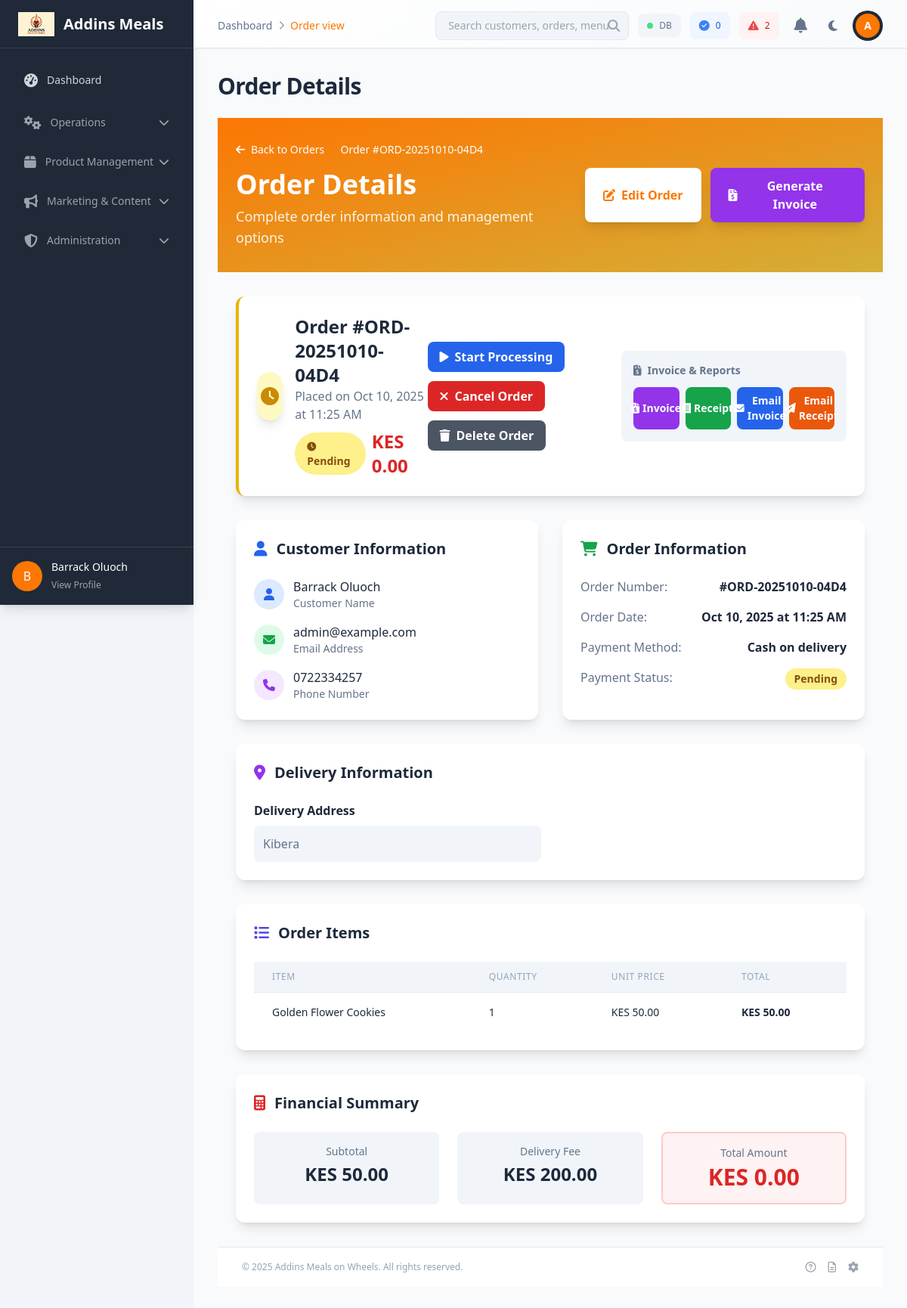
The app's page /admin/order_view.php?id=79 (signed in) with its own data.
### tables this page shows
CREATE TABLE `orders` (
  `id` int(11) NOT NULL,
  `user_id` int(11) NOT NULL,
  `order_number` varchar(50) NOT NULL,
  `customer_name` varchar(255) NOT NULL,
  `customer_email` varchar(255) NOT NULL,
  `customer_phone` varchar(20) NOT NULL,
  `delivery_address` text NOT NULL,
  `delivery_instructions` text DEFAULT NULL,
  `subtotal` decimal(10,2) NOT NULL DEFAULT 0.00,
  `delivery_fee` decimal(10,2) NOT NULL DEFAULT 0.00,
  `total` decimal(10,2) NOT NULL DEFAULT 0.00,
  `payment_method` varchar(50) NOT NULL DEFAULT 'cash_on_delivery',
  `payment_status` enum('pending','confirmed','failed','refunded') NOT NULL DEFAULT 'pending',
  `status` varchar(50) NOT NULL DEFAULT 'pending',
  `created_at` timestamp NOT NULL DEFAULT current_timestamp(),
  `updated_at` timestamp NOT NULL DEFAULT current_timestamp() ON UPDATE current_timestamp()
);

CREATE TABLE `users` (
  `id` int(11) NOT NULL,
  `name` varchar(100) NOT NULL,
  `email` varchar(150) NOT NULL,
  `password` varchar(255) NOT NULL,
  `role` enum('customer','admin','driver','delivery','ambassador') DEFAULT 'customer',
  `created_at` timestamp NOT NULL DEFAULT current_timestamp(),
  `status` enum('active','inactive') NOT NULL DEFAULT 'active',
  `phone` varchar(20) DEFAULT NULL,
  `updated_at` timestamp NOT NULL DEFAULT current_timestamp() ON UPDATE current_timestamp(),
  `created_by` int(11) DEFAULT NULL COMMENT 'ID of the ambassador who referred this user'
);

### admin/order_view.php (the view, shortened to what the rows shown need)
<?php
require_once 'includes/functions.php';
$order_id = (int)$_GET['id'];
$query = "SELECT o.*,
                u.name as customer_name,
                u.email as customer_email,
                u.phone as customer_phone,
                GROUP_CONCAT(oi.item_name SEPARATOR ', ') as item_names,
                GROUP_CONCAT(oi.quantity SEPARATOR ', ') as item_quantities,
                GROUP_CONCAT(oi.price SEPARATOR ', ') as item_prices,
                GROUP_CONCAT(oi.total SEPARATOR ', ') as item_totals,
                COUNT(oi.id) as item_count,
                SUM(oi.total) as subtotal
         FROM orders o
         LEFT JOIN users u ON o.user_id = u.id
         LEFT JOIN order_items oi ON o.id = oi.order_id
         WHERE o.id = :order_id
         GROUP BY o.id";
$params = [':order_id' => $order_id];
try {
    $stmt = $pdo->prepare($query);
    $stmt->execute($params);
    $order = $stmt->fetch(PDO::FETCH_ASSOC);
} catch (PDOException $e) {
    error_log("Error fetching order details: " . $e->getMessage());
    $_SESSION['message'] = ['type' => 'error', 'text' => 'Database error occurred'];
    header('Location: orders.php');
    exit();
}
include 'includes/header.php';
?>
<div class="bg-gradient-to-br from-primary via-primary-dark to-secondary text-white">
    <div class="container mx-auto px-6 py-8">
        <div class="flex flex-col lg:flex-row lg:items-center lg:justify-between">
            <div>
                <nav class="flex items-center space-x-2 text-sm mb-4">
                    <a href="orders.php" class="hover:text-primary transition-colors">
                        <i class="fas fa-arrow-left mr-1"></i> Back to Orders
                    </a>
                    <span class="text-primary">/</span>
                    <span>Order #<?= htmlspecialchars($order['order_number']) ?></span>
                </nav>
                <h1 class="text-3xl md:text-4xl font-bold mb-2">Order Details</h1>
            </div>
        </div>
    </div>
</div>
<div class="container mx-auto px-6 py-8">
    <div class="bg-white rounded-xl shadow-lg p-6 mb-8 border-l-4 <?php
        echo match($order['status']) {
            'pending' => 'border-yellow-500',
            'processing' => 'border-blue-500',
            'confirmed' => 'border-green-500',
            'delivered' => 'border-purple-500',
            'cancelled' => 'border-red-500',
            default => 'border-gray-500'
        };
    ?>">
        <div class="flex flex-col lg:flex-row lg:items-center lg:justify-between">
            <div class="flex items-center space-x-4">
                <div>
                    <h2 class="text-2xl font-bold text-gray-900">Order #<?= htmlspecialchars($order['order_number']) ?></h2>
                    <p class="text-gray-600">Placed on <?= date('M j, Y \a\t g:i A', strtotime($order['created_at'])) ?></p>
                    <div class="flex items-center space-x-2 mt-2">
                        <span class="px-4 py-2 rounded-full text-sm font-semibold <?php
                            echo match($order['status']) {
                                'pending' => 'bg-yellow-200 text-yellow-800',
                                'processing' => 'bg-blue-200 text-blue-800',
                                'confirmed' => 'bg-green-200 text-green-800',
                                'delivered' => 'bg-purple-200 text-purple-800',
                                'cancelled' => 'bg-red-200 text-red-800',
                                default => 'bg-gray-200 text-gray-800'
                            };
                        ?>">
                            <i class="fas fa-<?php
                                echo match($order['status']) {
                                    'pending' => 'clock',
                                    'processing' => 'cog',
                                    'confirmed' => 'check-circle',
                                    'delivered' => 'truck',
                                    'cancelled' => 'times-circle'
                                };
                            ?> mr-2 text-xs"></i>
                            <?php echo ucfirst($order['status']); ?>
                        </span>
                        <span class="text-2xl font-bold text-red-600">
                            KES <?= number_format($order['total_amount'] ?? 0, 2) ?>
                        </span>
                    </div>
                </div>
            </div>
        </div>
    </div>
    <div class="grid grid-cols-1 lg:grid-cols-2 gap-8 mb-8">
        <div class="bg-white rounded-xl shadow-lg p-6">
            <div class="space-y-4">
                <div class="flex items-center space-x-3">
                    <div>
                        <p class="font-medium text-gray-900"><?php echo htmlspecialchars($order['customer_name']); ?></p>
                        <p class="text-sm text-gray-600">Customer Name</p>
                    </div>
                </div>
                <div class="flex items-center space-x-3">
                    <div>
                        <p class="font-medium text-gray-900"><?php echo htmlspecialchars($order['customer_email']); ?></p>
                        <p class="text-sm text-gray-600">Email Address</p>
                    </div>
                </div>
                <div class="flex items-center space-x-3">
                    <div>
                        <p class="font-medium text-gray-900"><?php echo htmlspecialchars($order['customer_phone']); ?></p>
                        <p class="text-sm text-gray-600">Phone Number</p>
                    </div>
                </div>
            </div>
        </div>
        <div class="bg-white rounded-xl shadow-lg p-6">
            <div class="space-y-4">
                <div class="flex justify-between">
                    <span class="text-gray-600">Order Number:</span>
                    <span class="font-semibold text-gray-900">#<?= htmlspecialchars($order['order_number']) ?></span>
                </div>
                <div class="flex justify-between">
                    <span class="text-gray-600">Order Date:</span>
                    <span class="font-semibold text-gray-900"><?php echo date('M j, Y \a\t g:i A', strtotime($order['created_at'])); ?></span>
                </div>
                <div class="flex justify-between">
                    <span class="text-gray-600">Payment Method:</span>
                    <span class="font-semibold text-gray-900"><?php echo ucfirst(str_replace('_', ' ', $order['payment_method'])); ?></span>
                </div>
                <div class="flex justify-between">
                    <span class="text-gray-600">Payment Status:</span>
                    <span class="px-3 py-1 rounded-full text-sm font-semibold <?php
                        echo match($order['payment_status'] ?? 'pending') {
                            'paid' => 'bg-green-200 text-green-800',
                            'pending' => 'bg-yellow-200 text-yellow-800',
                            'failed' => 'bg-red-200 text-red-800',
                            default => 'bg-gray-200 text-gray-800'
                        };
                    ?>">
                        <?php echo ucfirst($order['payment_status'] ?? 'pending'); ?>
                    </span>
                </div>
            </div>
        </div>
    </div>
    <div class="bg-white rounded-xl shadow-lg p-6 mb-8">
        <div class="grid grid-cols-1 md:grid-cols-2 gap-6">
            <div>
                <h4 class="font-semibold text-gray-900 mb-2">Delivery Address</h4>
                <p class="text-gray-700 bg-gray-50 p-3 rounded-lg">
                    <?php echo htmlspecialchars($order['delivery_address']); ?>
                </p>
            </div>
        </div>
    </div>
    <div class="bg-white rounded-xl shadow-lg p-6 mb-8">
        <?php
        $item_names = !empty($order['item_names']) ? explode(', ', $order['item_names']) : [];
        $item_quantities = !empty($order['item_quantities']) ? explode(', ', $order['item_quantities']) : [];
        $item_prices = !empty($order['item_prices']) ? explode(', ', $order['item_prices']) : [];
        $item_totals = !empty($order['item_totals']) ? explode(', ', $order['item_totals']) : [];
        $item_count = count($item_names);
        ?>
        <div class="overflow-x-auto">
            <table class="min-w-full divide-y divide-gray-200">
                <thead class="bg-gray-50">
                    <tr>
                        <th class="px-6 py-3 text-left text-xs font-medium text-gray-500 uppercase tracking-wider">Item</th>
                        <th class="px-6 py-3 text-left text-xs font-medium text-gray-500 uppercase tracking-wider">Quantity</th>
                        <th class="px-6 py-3 text-left text-xs font-medium text-gray-500 uppercase tracking-wider">Unit Price</th>
                        <th class="px-6 py-3 text-left text-xs font-medium text-gray-500 uppercase tracking-wider">Total</th>
                    </tr>
                </thead>
                <tbody class="bg-white divide-y divide-gray-200">
                    <?php if ($item_count > 0): ?>
                        <?php for ($i = 0; $i < $item_count; $i++): ?>
                        <tr class="hover:bg-gray-50">
                            <td class="px-6 py-4 whitespace-nowrap">
                                <div class="text-sm font-medium text-gray-900"><?php echo htmlspecialchars($item_names[$i] ?? 'Unknown Item'); ?></div>
                            </td>
                            <td class="px-6 py-4 whitespace-nowrap">
                                <div class="text-sm text-gray-900"><?php echo htmlspecialchars($item_quantities[$i] ?? '0'); ?></div>
                            </td>
                            <td class="px-6 py-4 whitespace-nowrap">
                                <div class="text-sm text-gray-900">KES <?php echo number_format($item_prices[$i] ?? 0, 2); ?></div>
                            </td>
                            <td class="px-6 py-4 whitespace-nowrap">
                                <div class="text-sm font-semibold text-gray-900">KES <?php echo number_format($item_totals[$i] ?? 0, 2); ?></div>
                            </td>
                        </tr>
                        <?php endfor; ?>
                    <?php endif; ?>
                </tbody>
            </table>
        </div>
    </div>
    <div class="bg-white rounded-xl shadow-lg p-6">
        <div class="grid grid-cols-1 md:grid-cols-3 gap-6">
            <div class="text-center p-4 bg-gray-50 rounded-lg">
                <p class="text-sm text-gray-600 mb-1">Delivery Fee</p>
                <p class="text-2xl font-semibold <?php echo (($order['delivery_fee'] ?? 0) === 0) ? 'text-green-600' : 'text-gray-900'; ?>">
                    <?php echo (($order['delivery_fee'] ?? 0) === 0) ? 'FREE' : 'KES ' . number_format($order['delivery_fee'] ?? 0, 2); ?>
                </p>
            </div>
        </div>
    </div>
</div>
<?php include 'includes/footer.php'; ?>

### records on screen
orders: order_number "ORD-20251010-04D4", created_at "Oct 10, 2025 at 11:25 AM", status "Pending", user.name "Barrack Oluoch", user.email "admin@example.com", user.phone "0722334257", payment_method "Cash on delivery", payment_status "Pending", delivery_address "Kibera", i "Golden Flower Cookies", i "1", i "50.00", delivery_fee "200.00"

### other values on screen
substr($_SESSION['username'] ?? 'A', 0, 1) "B"
$_SESSION['username'] "Barrack Oluoch"
$breadcrumb['name'] "Dashboard"
$breadcrumb['name'] "Order view"
$systemStatus['orders_today'] "0"
$systemStatus['pending_orders'] "2"
substr($_SESSION['name'] ?? 'A', 0, 1) "A"
$page_title "Order Details"
$order['total_amount'] "0.00"
$order['subtotal'] "50.00"
